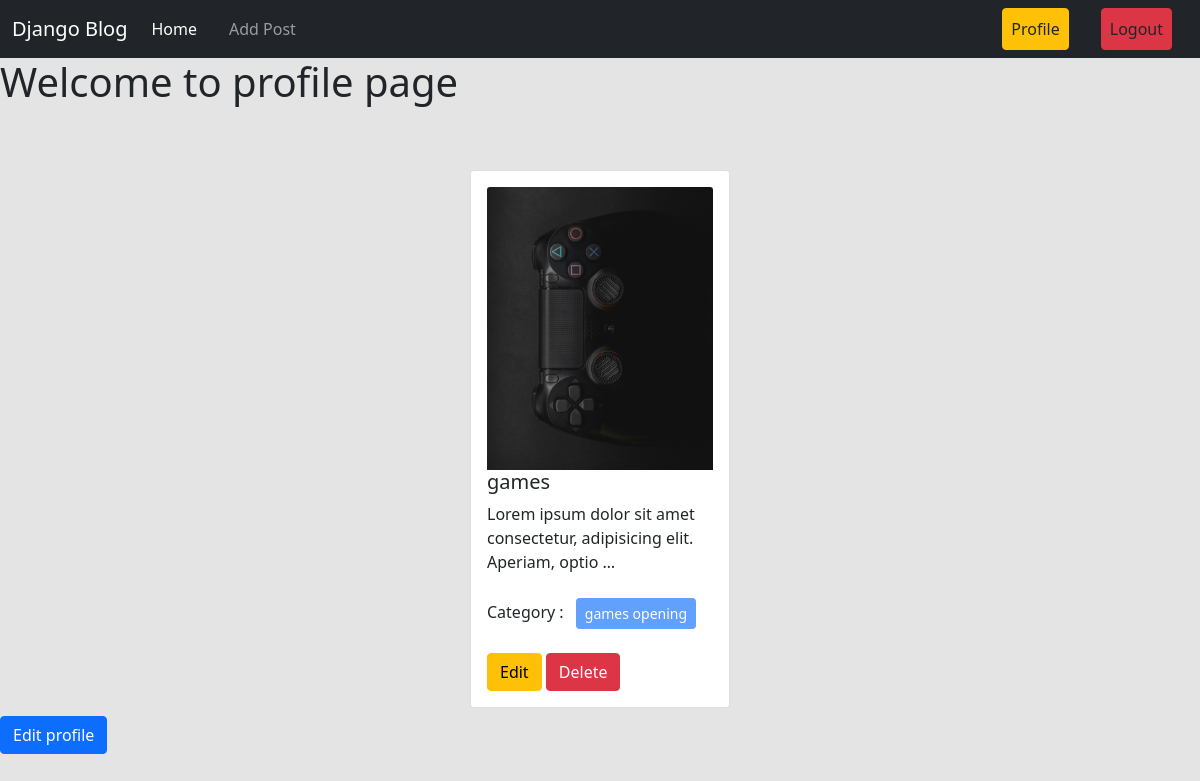
The app's page /author/profile/ (signed in) with its own data.
### post/models.py (models this page shows, shortened)
class Post(models.Model):
    title=models.CharField(max_length=100)
    content=models.TextField()
    category=models.ManyToManyField(Category)
    author=models.ForeignKey(User,on_delete=models.CASCADE)
    image=models.ImageField(upload_to='post/media/uploads/', blank=True,null=True)

### categories/models.py (models this page shows, shortened)
class Category(models.Model):
    name=models.CharField(max_length=100)
    slug=models.SlugField(max_length=100,unique=True,null=True,blank=True)

### author/views.py (the view)
# urls.py: path("profile/", views.profile, name="profile"),
@login_required
def profile(request):
    data = Post.objects.filter(author = request.user)
    return render(request, 'profile.html', {'data' : data})

### author/templates/profile.html
{% extends 'base.html' %}
{% load crispy_forms_tags %}
{% block content %}
<h1>Welcome to profile page</h1>
<div class="d-flex flex-wrap justify-content-center px-5 pt-5">
  {% for post in data %}
  <div class="col-sm-3">
    <div class="card m-2">
      <div class="card-body">
        {% if post.image %}
        <img src="{{ post.image.url }}" class="card-img-top" alt="...">
      {% else %}
        <img src="" class="card-img-top" alt="No image available">
      {% endif %}
        <h5 class="card-title"><a href="{% url 'detail_view' post.id %}" class="text-decoration-none text-dark">{{post.title}}</a></h5>
        <p class="card-text">{{post.content |truncatewords:10}}</p>
        <p>
          Category : {% for cat in post.category.all %}
          <button class="btn btn-primary btn-sm m-2" disabled>
            {{cat.name}}
          </button>
          {% endfor %}
          </p>
          <a href="{% url 'edit_post' post.id %}" class="btn btn-warning">Edit</a>
          <a href="{% url 'delete_post' post.id %}" class="btn btn-danger"
            >Delete</a
          >
        </div>
      </div>
    </div>
    {% endfor %}
  </div>
<a class="btn btn-primary" href="{% url 'edit_profile' %}"> Edit profile </a>
{% endblock %}

### records on screen
Post: image (picture), title "games", content "Lorem ipsum dolor sit amet consectetur, adipisicing elit. Aperiam, optio …"
Category: name "games opening"
